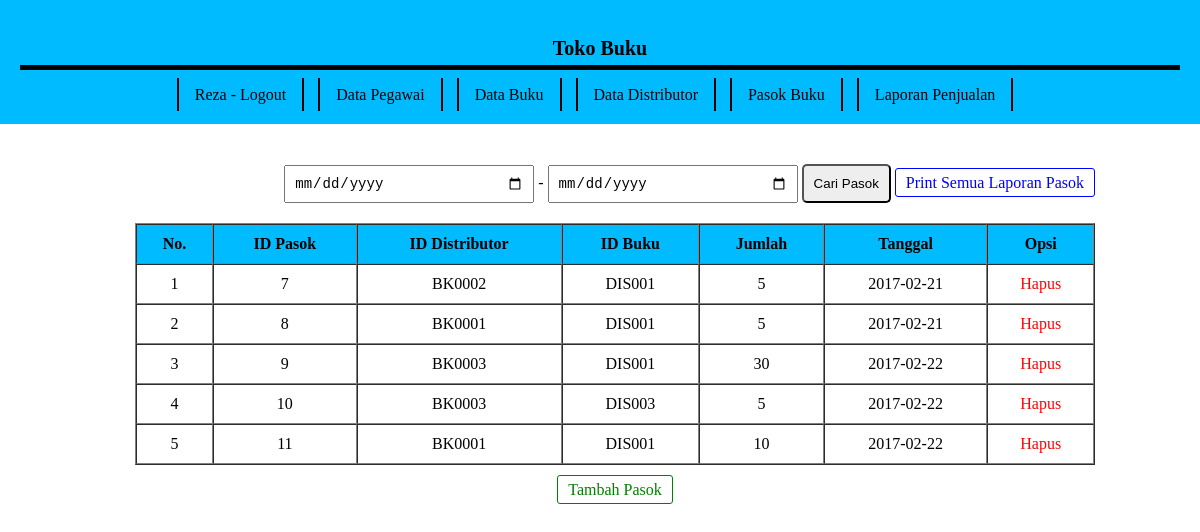
Page /manager/pasok.php (signed in) on the committed database.
### tables this page shows
CREATE TABLE `kasir` (
  `id_kasir` varchar(6) NOT NULL,
  `nama` varchar(150) NOT NULL,
  `alamat` longtext NOT NULL,
  `telepon` varchar(20) NOT NULL,
  `status` varchar(25) NOT NULL,
  `username` varchar(50) NOT NULL,
  `password` varchar(50) NOT NULL,
  `akses` varchar(25) NOT NULL
);

CREATE TABLE `pasok` (
  `id_pasok` int(6) NOT NULL,
  `id_distributor` varchar(6) NOT NULL,
  `id_buku` varchar(6) NOT NULL,
  `jumlah` int(12) NOT NULL,
  `tanggal` date NOT NULL
);

### manager/pasok.php (the view)
<?php
require 'halaman/header.php';
$query = mysqli_query($mysqli, 'SELECT*FROM pasok');
$no = 1;
?>
<div class="container center">
    <div class="search">
        <form action="pasok.php" method="post">
            <input type="date" name="search1" value="" placeholder="Masukan Tanggal">
            -
            <input type="date" name="search2" value="" placeholder="Masukan Tanggal">
            <input type="submit" name="cari" value="Cari Pasok">
            <a href="lap-pasok.php?lap" target="_blank" class="print">Print Semua Laporan Pasok</a>
        </form>
    </div>
    <div class="table-data">
        <table border='1' cellspacing='0'>
            <tr>
                <th>No.</th>
                <th>ID Pasok</th>
                <th>ID Distributor</th>
                <th>ID Buku</th>
                <th>Jumlah</th>
                <th>Tanggal</th>
                <th>Opsi</th>
            </tr>
            <?php
            if (isset($_POST['cari'])) {
                $search1 = $_POST['search1'];
                $search2 = $_POST['search2'];
                $cq = mysqli_query($mysqli, "SELECT*FROM pasok WHERE tanggal BETWEEN '$search1' AND '$search2'");
                if (mysqli_num_rows($cq) > 0) {
                    while ($dapet = mysqli_fetch_array($cq)) {
                        ?>
                        <tr>
                            <td><?php echo $no++; ?></td>
                            <td><?php echo $dapet['id_pasok']; ?></td>
                            <td><?php echo $dapet['id_buku']; ?></td>
                            <td><?php echo $dapet['id_distributor']; ?></td>
                            <td><?php echo $dapet['jumlah']; ?></td>
                            <td><?php echo $dapet['tanggal'];  ?></td>
                            <td class="hapus"><a href="proses/hapus-ps.php?hapus=<?php echo $dapet['id_pasok'] ?>">Hapus</a></td>
                        </tr>
                        <?php
                    }
                    ?>
                    <table>
                        <tr>
                            <td><a href="lap-pasok.php?lap&amp;tgl1=<?php echo $search1 ?>&amp;tgl2=<?php echo $search2 ?>" target="_blank" class="print">Print Laporan Pasok</a></td>
                        </tr>
                    </table>
                    <?php
                }else {
                    echo "<tr><td colspan='11'><b>Pasok tidak ditemukan</td></tr>";
                }
            }else {
                if (mysqli_num_rows($query) > 0) {
                    while ($fetch = mysqli_fetch_array($query)) {
                        ?>
                        <tr>
                            <td><?php echo $no++; ?></td>
                            <td><?php echo $fetch['id_pasok']; ?></td>
                            <td><?php echo $fetch['id_buku']; ?></td>
                            <td><?php echo $fetch['id_distributor']; ?></td>
                            <td><?php echo $fetch['jumlah']; ?></td>
                            <td><?php echo $fetch['tanggal']; ?></td>
                            <td class="hapus"><a href="proses/hapus-ps.php?hapus=<?php echo $fetch['id_pasok'] ?>">Hapus</a></td>
                        </tr>
                        <?php
                    }
                }else {
                    echo "<tr><td colspan='11'><b>Pasok kosong</td></tr>";
                }
            }
            ?>
        </table>
    </div>
    <p><a href="tambah-pasok.php" class="tambah-baru">Tambah Pasok</a></p>
</div>
<?php require 'halaman/footer.php'; ?>

### manager/halaman/header.php (shortened to what this page needs)
<?php
require 'proses/koneksi.php';
$id = $_SESSION['manager'];
$query = mysqli_query($mysqli, "SELECT*FROM kasir WHERE id_kasir = '$id'");
$data = mysqli_fetch_array($query);
?>
<!DOCTYPE html>
<html>
    <head>
        <link rel="stylesheet" href="style.css">
    </head>
    <body>
        <nav>
            <h1 class="judul-nav">Toko Buku</h1>
            <a href="proses/logout.php?logout"><?php echo $data['nama']; ?> - Logout</a>
            <a href="pegawai.php">Data Pegawai</a>
            <a href="buku.php">Data Buku</a>
            <a href="distributor.php">Data Distributor</a>
            <a href="pasok.php">Pasok Buku</a>
            <a href="penjualan.php">Laporan Penjualan</a>
        </nav>

### manager/style.css (style rules this page uses)
body { margin: 0; }
.center { text-align: center; }
input[type='date'] { padding: 8px; width: 230px; font-size: 14px; }
input[type='submit'] { padding: 10px; background-color: #EEE; border-radius: 5px; }
nav { text-align: center; margin: 0; padding: 20px; background-color: #0bf; margin-bottom: 40px; }
nav a { text-decoration: none; color: black; border-left: 2px solid; border-right: 2px solid; padding: 0.5rem 1rem; margin-right: 10px; transition: .2s ease; }
.judul-nav { font-size: 20px; text-align: center; padding-bottom: 5px; border-bottom: 5px solid black; }
.container { width: 80%; margin: 0 135px; }
.container table { width: 100%; }
.search { float: right; margin-bottom: 20px; }
.table-data table td, th { padding: 10px; }
.table-data th { background-color: #0bf; }
.table-data td.hapus a { text-decoration: none; color: red; }
.tambah-baru { text-decoration: none; color: green; padding: 5px 10px; border: 1px solid green; border-radius: 3px; }
.print { text-decoration: none; color: blue; padding: 5px 10px; border: 1px solid blue; border-radius: 3px; }

### rows in the picture
kasir: nama "Reza"
pasok: id_pasok "7", id_buku "BK0002", id_distributor "DIS001", jumlah "5", tanggal "2017-02-21"
pasok: id_pasok "8", id_buku "BK0001", id_distributor "DIS001", jumlah "5", tanggal "2017-02-21"
pasok: id_pasok "9", id_buku "BK0003", id_distributor "DIS001", jumlah "30", tanggal "2017-02-22"
pasok: id_pasok "10", id_buku "BK0003", id_distributor "DIS003", jumlah "5", tanggal "2017-02-22"
pasok: id_pasok "11", id_buku "BK0001", id_distributor "DIS001", jumlah "10", tanggal "2017-02-22"
